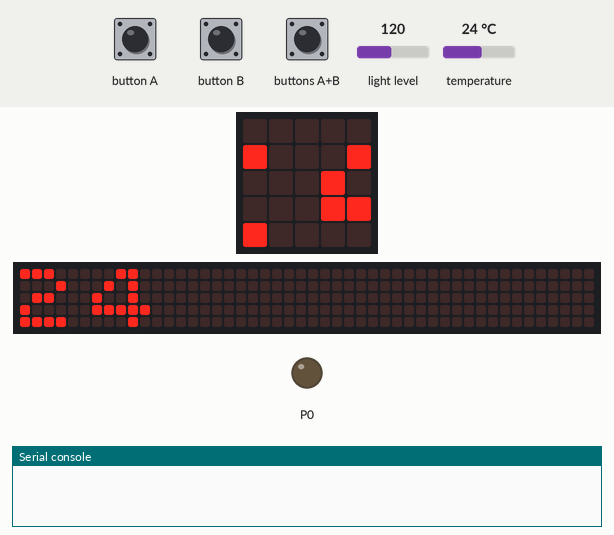
Bench run of a program on a simulated BBC micro:bit (MakeCode). On the bench: the board's 5×5 LED display, a strip that is not on the board, showing the scrolling text unrolled, output pins drawn as LEDs (lit = HIGH), the last lines printed to the serial console. Inputs (shaded band) come from the test bench; at power-on: temperature 24 °C, light level 120. The 48×5 strip is a reading aid, not a part: it shows the text the display is scrolling, unrolled, one strip-width of it at a time; data-log rows are listed on the console.

Above: at 1.27 s.
1.3 s: button B pressed for 0.15 s
2.0 s: temperature set to 8 °C
At 3.3 s:
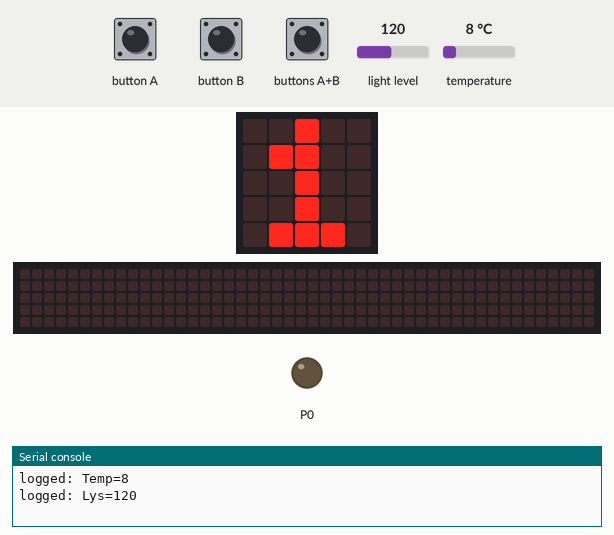
At 5.3 s:
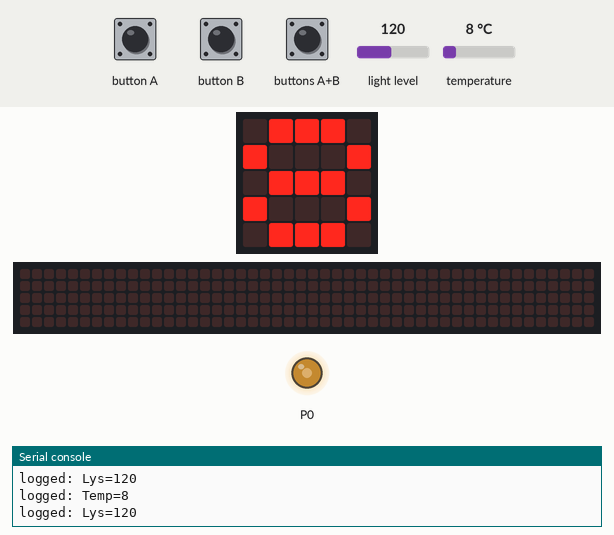
5.7 s: buttons A+B pressed for 0.15 s
6.4 s: button A pressed for 0.15 s
At 6.92 s:
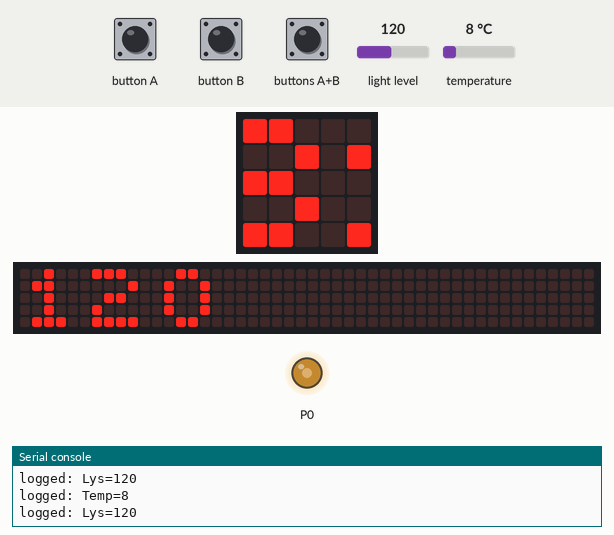
7.1 s: buttons A+B pressed for 1 s
8.7 s: light level set to 5
At 12.0 s:
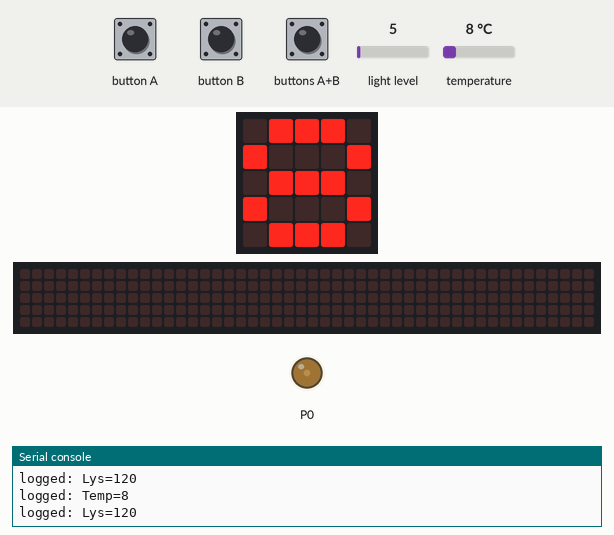
Timing chart, 0 to 12.6 s (numbered marks = the images above; inputs shaded):
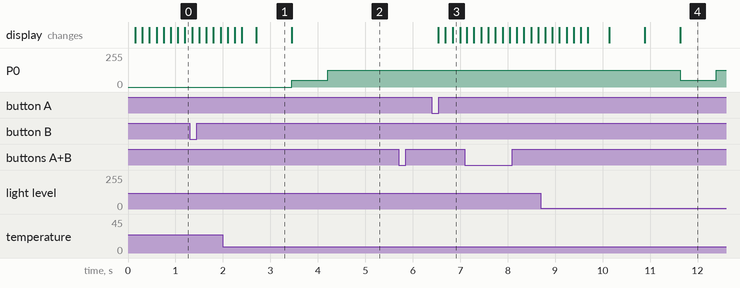

Measured:
- after the input at 8.7 s, P0: 125/255 → 50/255 after 2.9 s, → 125/255 0.75 s later; the display: first differs from a run without the input after 1.4 s (image 4 shows a later state)
- what the display in image 1 shows lasts 0.8 s, from 2.7 s to 3.5 s

The program:

main.ts
```typescript
input.onButtonPressed(Button.A, function () {
    styrke += -1
    if (styrke < 0) {
        styrke = 0
    }
    basic.showNumber(styrke)
    pins.analogWritePin(AnalogPin.P0, Lyset)
})
input.onButtonPressed(Button.AB, function () {
    basic.showNumber(input.lightLevel())
})
input.onButtonPressed(Button.B, function () {
    styrke += 1
    if (styrke > 9) {
        styrke = 9
    }
    basic.showNumber(styrke)
    pins.analogWritePin(AnalogPin.P0, Lyset)
})
let Lysnivea = 0
let temp = 0
let Lyset = 0
let styrke = 0
datalogger.setColumnTitles("Temp")
datalogger.setColumnTitles("Lys")
let lysmin = 100
let lysmax = 1023
let Skift = Math.idiv(lysmax - lysmin, 9)
styrke = 0
basic.forever(function () {
    temp = input.temperature()
    basic.showNumber(input.temperature())
    datalogger.log(datalogger.createCV("Temp", input.temperature()))
    datalogger.includeTimestamp(FlashLogTimeStampFormat.Hours)
    pins.analogWritePin(AnalogPin.P0, Lysnivea)
    pins.analogSetPeriod(AnalogPin.P0, 1000)
    datalogger.log(datalogger.createCV("Lys", input.lightLevel()))
    datalogger.includeTimestamp(FlashLogTimeStampFormat.Hours)
    if (styrke == 0) {
        Lyset = 0
    } else {
        Lyset = lysmin + styrke * Skift
    }
    Lysnivea = 500
})
```

test.ts
```typescript
// test ender her, dette bliver ikke kompileret, når denne pakke bruges som en udvidelse.
```
